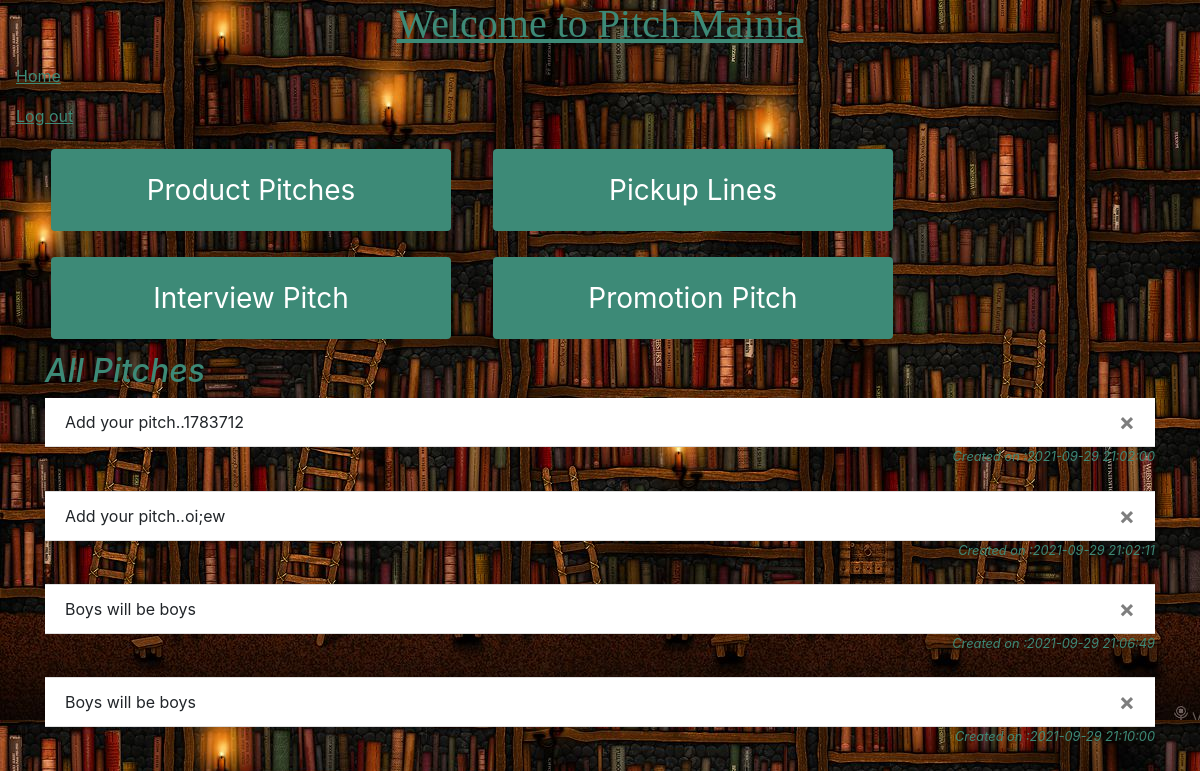
The page / (signed in) on the database as committed earlier.
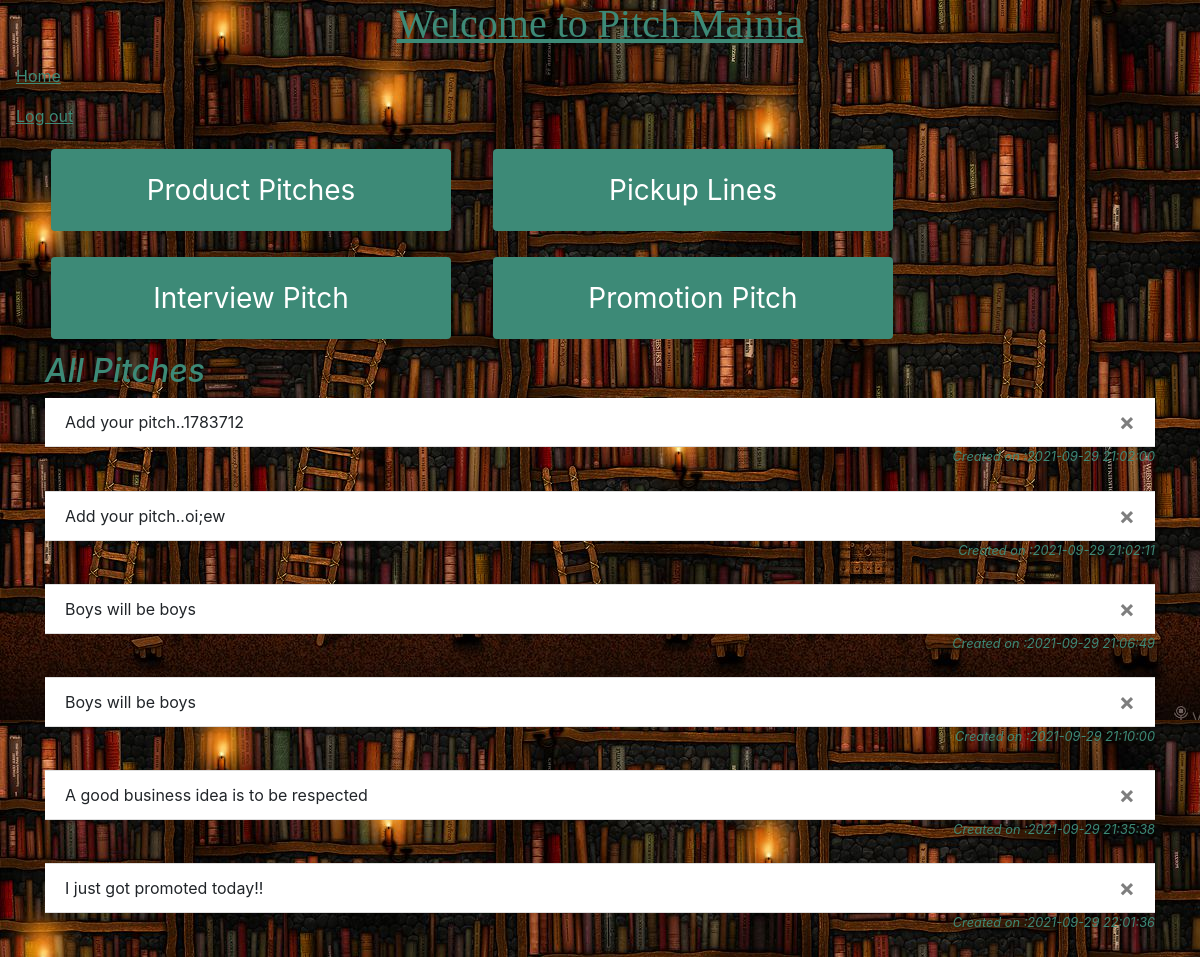
The same page on the database as committed later.
### app/models.py (models this page shows)
class Pitch(db.Model):
    id=db.Column(db.Integer,primary_key=True)
    data=db.Column(db.String(10000))
    date=db.Column(db.DateTime(timezone=True),default=func.now())
    user_id=db.Column(db.Integer,db.ForeignKey('user.id'))

### app/views.py (the view, shortened to what this page needs)
@views.route('/', methods=['GET', 'POST'])
@login_required
def profile():
    return render_template("profile.html", user=current_user)

### app/__init__.py (called while the page is built)
def create_app():
    app = Flask(__name__)
    app.config['SECRET_KEY']='ABCD'
    app.config['SQLALCHEMY_DATABASE_URI']=f'sqlite:///{DB_NAME}'
    db.init_app(app)
    from .views import views
    from .auth import auth
    app.register_blueprint(views,url_prefix='/')
    app.register_blueprint(auth,url_prefix='/')
    from .models import User,Pitch
    create_database(app)
    login_manager=LoginManager()
    login_manager.login_view='auth.login'
    login_manager.init_app(app)
    @login_manager.user_loader
    def load_user(id):
        return User.query.get(int(id))
    return app

### app/templates/profile.html (shortened to what this page needs)
<link rel="stylesheet" href="../static/styles.css">
{% extends "base.html" %}
{% block content %}
<div class='row'>
    <a class="nav-item nav-link" id="product_pitch" href="/product_pitch">
        <button class='button'><span>Product Pitches</span></button>
    </a>
    <a class="nav-item nav-link" id="pickup_lines" href="/pickup_lines">
        <button class='button'><span>Pickup Lines </span></button>
    </a>
    <a class="nav-item nav-link" id="interview_pitch" href="/interview_pitch">
        <button class='button'><span>Interview Pitch</span></button>
    </a>
    <a class="nav-item nav-link" id="promotion_pitch" href="/promotion_pitch">
        <button class='button'><span>Promotion Pitch</span></button>
    </a>
</div>
<h2> All Pitches </h2>
<ul class='list-group list-group-flush' id="pitchs">
    {% for pitch in user.pitchs%}
    <li class='list-group-item'>{{pitch.data}}
        <button type='button' class='close' onClick='deletePitch ({{pitch.id}})'>
            <span aria-hidden='true'>&times;</span>
        </button>
    </li>
    <div align="right">
        <small>Created on :{{pitch.date}} </small>
    </div>
    <br //>
    {% endfor %}
{% endblock %}

### app/templates/base.html (shortened to what this page needs)
<link rel="stylesheet" href="../static/styles.css">
<!DOCTYPE html>
<html>
    <head>
        <link
        rel="stylesheet"
        href="https://stackpath.bootstrapcdn.com/bootstrap/4.4.1/css/bootstrap.min.css"
      />
      <link
        rel="stylesheet"
        href="https://stackpath.bootstrapcdn.com/font-awesome/4.7.0/css/font-awesome.min.css"
      />
      <h1 style="font-family:fantasy;">Welcome to Pitch Mainia</h1>
    </head>
    {% block navbar %}
    {% include 'navbar.html' %}
    {% endblock %}
    <body>
        <div class="container">
            {% block content %}
            {% endblock %}
        </div>
    </body>
</html>

### app/templates/navbar.html
<nav>
    <div>
        {% if user.is_authenticated %}
        <a style="color:rgb(61, 138, 119);text-decoration:underline" class="nav-item nav-link" id="home" href="/">Home</a>
        <a style="color:rgb(61, 138, 119);text-decoration:underline" class="nav-item nav-link" id="logout" href="/logout">Log out</a>
    {% else %}
    </div>
    <div>
        <a style="color:rgb(61, 138, 119); text-decoration:underline"  class="nav-item nav-link" id="login" href="/login" >Login</a>
        <a style="color:rgb(61, 138, 119); text-decoration:underline"  class="nav-item nav-link" id="signup" href="/sign-up">Sign up</a>
    </div>
  {% endif %}
</nav>

### app/static/styles.css (style rules this page uses)
.button { border-radius: 4px; background-color:rgb(61, 138, 119); border: none; color: #FFFFFF; text-align: center; font-size: 28px; padding: 20px; width: 400px; transition: all 0.5s; cursor: pointer; margin: 5px; }
.button span { cursor: pointer; display: inline-block; position: relative; transition: 0.5s; }
.button span:after { content: '\00bb'; position: absolute; opacity: 0; top: 0; right: -20px; transition: 0.5s; }
h2 { font-style: oblique; color: rgb(61, 138, 119); }
h1 { text-decoration: underline; text-align: center; color: rgb(61, 138, 119); }
body { background-image: url('books.jpg'); }
small { color:rgb(61, 138, 119); font-style: oblique; }

Rows that differ between the two databases and show on the page:
added Pitch: data "A good business idea is to be respected", date "2021-09-29 21:35:38"
added Pitch: data "I just got promoted today!!", date "2021-09-29 22:01:36"
